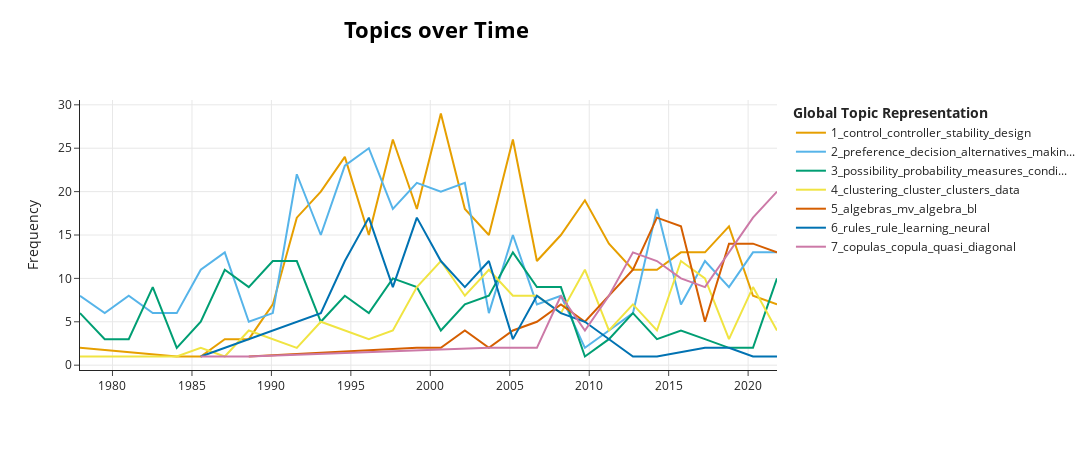

Write notebook code for a chart like this one.
### Code cell
img1 = topic_model.visualize_topics_over_time(topics_over_time, topics=[n+1 for n in range (7)])
img1.show()

file_html_name = "plt\\plt_b_" +  str(nr_bins) + "_t_" + str(top_n_topics) + ".html"
file_png_name = "plt\\plt_b_" +  str(nr_bins) + "_t_" + str(top_n_topics) + ".png"
# img.write_image("test.png")
img1.write_html(file_html_name)
img1.write_image(file_png_name)

### Figure 1 — Plotly figure (JSON) as saved in the notebook; plotly's stock layout.template omitted (floating-point values rounded to 4 significant figures)
{"data": [{"hoverinfo": "text", "hovertext": ["<b>Topic 1</b><br>Words: controller, relay, multilevel, subsequent, adjustment", "<b>Topic 1</b><br>Words: root, motor, square, model, implementation", "<b>Topic 1</b><br>Words: basing, reach, output, desired, neighborhood", "<b>Topic 1</b><br>Words: processes, control, organizing, controller, self", "<b>Topic 1</b><br>Words: refuse, pi, controller, control, linear", "<b>Topic 1</b><br>Words: control, controller, furnace, pad, controllers", "<b>Topic 1</b><br>Words: control, controller, controllers, system, design", "<b>Topic 1</b><br>Words: control, controller, output, controllers, system", "<b>Topic 1</b><br>Words: control, controller, stability, pid, system", "<b>Topic 1</b><br>Words: controller, control, stability, tuning, controllers", "<b>Topic 1</b><br>Words: control, controller, stability, controllers, design", "<b>Topic 1</b><br>Words: control, controller, controllers, stability, pid", "<b>Topic 1</b><br>Words: controller, control, sliding, controllers, stability", "<b>Topic 1</b><br>Words: control, controller, system, stability, systems", "<b>Topic 1</b><br>Words: control, controller, stability, design, system", "<b>Topic 1</b><br>Words: stability, control, controller, delay, systems", "<b>Topic 1</b><br>Words: stability, delay, conditions, controller, control", "<b>Topic 1</b><br>Words: delay, control, controller, stability, time", "<b>Topic 1</b><br>Words: control, delay, controller, design, stability", "<b>Topic 1</b><br>Words: control, stability, delay, controller, time", "<b>Topic 1</b><br>Words: controller, control, nonlinear, system, time", "<b>Topic 1</b><br>Words: control, controller, time, lyapunov, stability", "<b>Topic 1</b><br>Words: control, controller, design, lyapunov, stability", "<b>Topic 1</b><br>Words: control, controller, sampled, design, lyapunov", "<b>Topic 1</b><br>Words: controller, control, systems, stability, design", "<b>Topic 1</b><br>Words: pde, control, delay, filtering, controller", "<b>Topic 1</b><br>Words: stability, controller, control, observer, multirate"], "marker": {"color": "#E69F00"}, "mode": "lines", "name": "1_control_controller_stability_design", "x": ["1977-12-15T10:39:21.600000", "1984-01-17T11:12:00", "1985-07-22T08:00:00", "1987-01-25T04:48:00", "1988-07-30T01:36:00", "1990-02-01T22:24:00", "1991-08-07T19:12:00", "1993-02-09T16:00:00", "1994-08-15T12:48:00", "1996-02-18T09:36:00", "1997-08-23T06:24:00", "1999-02-26T03:12:00", "2000-08-31T00:00:00", "2002-03-05T20:48:00", "2003-09-08T17:36:00", "2005-03-13T14:24:00", "2006-09-16T11:12:00", "2008-03-21T08:00:00", "2009-09-24T04:48:00", "2011-03-30T01:36:00", "2012-10-01T22:24:00", "2014-04-06T19:12:00", "2015-10-10T16:00:00", "2017-04-14T12:48:00", "2018-10-18T09:36:00", "2020-04-22T06:24:00", "2021-10-26T03:12:00"], "y": [2, 1, 1, 3, 3, 7, 17, 20, 24, 15, 26, 18, 29, 18, 15, 26, 12, 15, 19, 14, 11, 11, 13, 13, 16, 8, 7], "type": "scatter"}, {"hoverinfo": "text", "hovertext": ["<b>Topic 2</b><br>Words: decision, alternatives, preference, making, team", "<b>Topic 2</b><br>Words: decision, alternatives, unanimity, group, team", "<b>Topic 2</b><br>Words: preference, decision, relations, leadership, nonfuzzy", "<b>Topic 2</b><br>Words: choice, criteria, consensus, decision, credit", "<b>Topic 2</b><br>Words: alternatives, stresses, preference, criteria, acceptability", "<b>Topic 2</b><br>Words: preference, alternatives, decision, utilities, making", "<b>Topic 2</b><br>Words: decision, preference, alternatives, utility, making", "<b>Topic 2</b><br>Words: alternatives, decision, choices, weights, calculated", "<b>Topic 2</b><br>Words: choice, cim, nondomination, decision, criteria", "<b>Topic 2</b><br>Words: preference, decision, social, making, relations", "<b>Topic 2</b><br>Words: preference, decision, ahp, rationality, alternatives", "<b>Topic 2</b><br>Words: preference, decision, alternatives, relation, choice", "<b>Topic 2</b><br>Words: preference, decision, making, ranking, alternatives", "<b>Topic 2</b><br>Words: preference, decision, alternatives, choice, criteria", "<b>Topic 2</b><br>Words: preference, decision, alternatives, ranking, linguistic", "<b>Topic 2</b><br>Words: preference, decision, alternatives, linguistic, making", "<b>Topic 2</b><br>Words: preference, decision, alternatives, choice, making", "<b>Topic 2</b><br>Words: voter, inexact, majority, benign, outputs", "<b>Topic 2</b><br>Words: preference, transitivity, decision, alternatives, madm", "<b>Topic 2</b><br>Words: preference, decision, reciprocity, herrera, making", "<b>Topic 2</b><br>Words: preference, decision, linguistic, choice, consistency", "<b>Topic 2</b><br>Words: transitivity, rankings, classifier, reciprocal, mutual", "<b>Topic 2</b><br>Words: preference, reciprocal, duplex, alternatives, outranking", "<b>Topic 2</b><br>Words: reciprocal, preference, consensus, relations, consistency", "<b>Topic 2</b><br>Words: preference, decision, reciprocal, consistency, group", "<b>Topic 2</b><br>Words: preference, consistency, reciprocal, pcm, decision", "<b>Topic 2</b><br>Words: consistency, preference, decision, ranking, reciprocal", "<b>Topic 2</b><br>Words: preference, decision, alternatives, consistency, making", "<b>Topic 2</b><br>Words: preference, decision, consistency, reciprocal, alternatives", "<b>Topic 2</b><br>Words: consistency, preference, decision, elicit, inconsistency"], "marker": {"color": "#56B4E9"}, "mode": "lines", "name": "2_preference_decision_alternatives_makin...", "x": ["1977-12-15T10:39:21.600000", "1979-07-06T20:48:00", "1981-01-08T17:36:00", "1982-07-14T14:24:00", "1984-01-17T11:12:00", "1985-07-22T08:00:00", "1987-01-25T04:48:00", "1988-07-30T01:36:00", "1990-02-01T22:24:00", "1991-08-07T19:12:00", "1993-02-09T16:00:00", "1994-08-15T12:48:00", "1996-02-18T09:36:00", "1997-08-23T06:24:00", "1999-02-26T03:12:00", "2000-08-31T00:00:00", "2002-03-05T20:48:00", "2003-09-08T17:36:00", "2005-03-13T14:24:00", "2006-09-16T11:12:00", "2008-03-21T08:00:00", "2009-09-24T04:48:00", "2011-03-30T01:36:00", "2012-10-01T22:24:00", "2014-04-06T19:12:00", "2015-10-10T16:00:00", "2017-04-14T12:48:00", "2018-10-18T09:36:00", "2020-04-22T06:24:00", "2021-10-26T03:12:00"], "y": [8, 6, 8, 6, 6, 11, 13, 5, 6, 22, 15, 23, 25, 18, 21, 20, 21, 6, 15, 7, 8, 2, 4, 6, 18, 7, 12, 9, 13, 13], "type": "scatter"}, {"hoverinfo": "text", "hovertext": ["<b>Topic 3</b><br>Words: possibility, probability, conditional, distribution, theory", "<b>Topic 3</b><br>Words: probability, space, probabilistic, measurable, measure", "<b>Topic 3</b><br>Words: complement, measure, postulate, subsets, event", "<b>Topic 3</b><br>Words: measures, possibility, probability, measure, random", "<b>Topic 3</b><br>Words: subset, probabilistic, probability, hirota, representation", "<b>Topic 3</b><br>Words: probability, possibility, measure, events, conditional", "<b>Topic 3</b><br>Words: possibility, measures, measure, information, distribution", "<b>Topic 3</b><br>Words: possibility, probability, events, measures, theory", "<b>Topic 3</b><br>Words: measures, possibility, probability, measure, complement", "<b>Topic 3</b><br>Words: possibility, probability, measures, events, measure", "<b>Topic 3</b><br>Words: scale, probability, measure, measurable, possibility", "<b>Topic 3</b><br>Words: uncertainty, fcds, possibility, conditional, principles", "<b>Topic 3</b><br>Words: probability, probabilities, theory, events, possibility", "<b>Topic 3</b><br>Words: possibility, probability, measures, measure, conditional", "<b>Topic 3</b><br>Words: possibility, conditioning, measures, conditional, independence", "<b>Topic 3</b><br>Words: ample, probability, belief, possibility, theory", "<b>Topic 3</b><br>Words: possibility, necessity, measures, belief, conditional", "<b>Topic 3</b><br>Words: conditional, possibility, probability, theory, fusion", "<b>Topic 3</b><br>Words: probability, possibility, measures, probabilities, belief", "<b>Topic 3</b><br>Words: possibility, probability, belief, negotiation, sources", "<b>Topic 3</b><br>Words: possibility, probability, conditional, dempster, information", "<b>Topic 3</b><br>Words: agreement, quantity, conflict, belief, prioritized", "<b>Topic 3</b><br>Words: merge, conditional, coherence, coreferent, possibility", "<b>Topic 3</b><br>Words: probability, possibility, fifty, possibilistic, compilation", "<b>Topic 3</b><br>Words: conditional, possibility, implied, strike, volatility", "<b>Topic 3</b><br>Words: conditional, probability, networks, measures, possibility", "<b>Topic 3</b><br>Words: possibility, coherent, conditioning, gambles, probability", "<b>Topic 3</b><br>Words: conflict, possibility, measures, pyt, consistency", "<b>Topic 3</b><br>Words: nl, models, probabilities, possibility, sure", "<b>Topic 3</b><br>Words: possibility, probability, belief, conditional, uncertainty"], "marker": {"color": "#009E73"}, "mode": "lines", "name": "3_possibility_probability_measures_condi...", "x": ["1977-12-15T10:39:21.600000", "1979-07-06T20:48:00", "1981-01-08T17:36:00", "1982-07-14T14:24:00", "1984-01-17T11:12:00", "1985-07-22T08:00:00", "1987-01-25T04:48:00", "1988-07-30T01:36:00", "1990-02-01T22:24:00", "1991-08-07T19:12:00", "1993-02-09T16:00:00", "1994-08-15T12:48:00", "1996-02-18T09:36:00", "1997-08-23T06:24:00", "1999-02-26T03:12:00", "2000-08-31T00:00:00", "2002-03-05T20:48:00", "2003-09-08T17:36:00", "2005-03-13T14:24:00", "2006-09-16T11:12:00", "2008-03-21T08:00:00", "2009-09-24T04:48:00", "2011-03-30T01:36:00", "2012-10-01T22:24:00", "2014-04-06T19:12:00", "2015-10-10T16:00:00", "2017-04-14T12:48:00", "2018-10-18T09:36:00", "2020-04-22T06:24:00", "2021-10-26T03:12:00"], "y": [6, 3, 3, 9, 2, 5, 11, 9, 12, 12, 5, 8, 6, 10, 9, 4, 7, 8, 13, 9, 9, 1, 3, 6, 3, 4, 3, 2, 2, 10], "type": "scatter"}, {"hoverinfo": "text", "hovertext": ["<b>Topic 4</b><br>Words: dunn, ruspini, clustering, presentation, numerous", "<b>Topic 4</b><br>Words: proportion, entry, exponent, validity, clustering", "<b>Topic 4</b><br>Words: clustering, algorithms, geometrical, ellipsoidal, concentrations", "<b>Topic 4</b><br>Words: concluding, run, iris, clustering, inherent", "<b>Topic 4</b><br>Words: groups, discriminant, clustering, ratio, variance", "<b>Topic 4</b><br>Words: recurring, offering, constantly, brought, definite", "<b>Topic 4</b><br>Words: clustering, fidelity, classes, distance, clusters", "<b>Topic 4</b><br>Words: clustering, dunn, isodata, bezdek, hard", "<b>Topic 4</b><br>Words: percentile, cluster, distinguished, clustering, dissimilarity", "<b>Topic 4</b><br>Words: clustering, fcm, algorithm, cluster, ht", "<b>Topic 4</b><br>Words: clustering, traits, imaginative, students, subpopulations", "<b>Topic 4</b><br>Words: clustering, typical, data, value, cluster", "<b>Topic 4</b><br>Words: clustering, means, mixtures, algorithm, directional", "<b>Topic 4</b><br>Words: clustering, cluster, data, center, partition", "<b>Topic 4</b><br>Words: clustering, algorithm, cluster, data, clusters", "<b>Topic 4</b><br>Words: clustering, cluster, fcm, algorithm, clusters", "<b>Topic 4</b><br>Words: clustering, data, clusters, cluster, algorithm", "<b>Topic 4</b><br>Words: clustering, clusters, cluster, algorithm, data", "<b>Topic 4</b><br>Words: clustering, cluster, fkp, algorithm, data", "<b>Topic 4</b><br>Words: clustering, data, means, clusters, algorithm", "<b>Topic 4</b><br>Words: clustering, cluster, clusters, algorithm, dbscan", "<b>Topic 4</b><br>Words: clustering, cluster, consensus, data, algorithm", "<b>Topic 4</b><br>Words: clustering, cluster, clusters, conjecturable, algorithm", "<b>Topic 4</b><br>Words: fjp, clustering, bipartite, algorithm, data", "<b>Topic 4</b><br>Words: clustering, cluster, data, algorithm, clusters", "<b>Topic 4</b><br>Words: clustering, cluster, clusters, data, algorithm", "<b>Topic 4</b><br>Words: clustering, points, peripheral, cluster, central", "<b>Topic 4</b><br>Words: clustering, clusters, data, cluster, medoids", "<b>Topic 4</b><br>Words: clustering, data, clusters, cluster, nodes"], "marker": {"color": "#F0E442"}, "mode": "lines", "name": "4_clustering_cluster_clusters_data", "x": ["1977-12-15T10:39:21.600000", "1981-01-08T17:36:00", "1982-07-14T14:24:00", "1984-01-17T11:12:00", "1985-07-22T08:00:00", "1987-01-25T04:48:00", "1988-07-30T01:36:00", "1990-02-01T22:24:00", "1991-08-07T19:12:00", "1993-02-09T16:00:00", "1994-08-15T12:48:00", "1996-02-18T09:36:00", "1997-08-23T06:24:00", "1999-02-26T03:12:00", "2000-08-31T00:00:00", "2002-03-05T20:48:00", "2003-09-08T17:36:00", "2005-03-13T14:24:00", "2006-09-16T11:12:00", "2008-03-21T08:00:00", "2009-09-24T04:48:00", "2011-03-30T01:36:00", "2012-10-01T22:24:00", "2014-04-06T19:12:00", "2015-10-10T16:00:00", "2017-04-14T12:48:00", "2018-10-18T09:36:00", "2020-04-22T06:24:00", "2021-10-26T03:12:00"], "y": [1, 1, 1, 1, 2, 1, 4, 3, 2, 5, 4, 3, 4, 9, 12, 8, 11, 8, 8, 6, 11, 4, 7, 4, 12, 10, 3, 9, 4], "type": "scatter"}, {"hoverinfo": "text", "hovertext": ["<b>Topic 5</b><br>Words: bz, poset, orthocomplementations, algebras, brouwer", "<b>Topic 5</b><br>Words: bzmvdm, algebra, algebras, mv, observables", "<b>Topic 5</b><br>Words: valuation, effect, faithful, algebra, continuous", "<b>Topic 5</b><br>Words: algebras, modular, bl, heyting, effect", "<b>Topic 5</b><br>Words: algebras, wpbl, weak, negations, algebra", "<b>Topic 5</b><br>Words: filters, effect, algebras, implicative, boolean", "<b>Topic 5</b><br>Words: algebras, bl, effect, pseudo, mv", "<b>Topic 5</b><br>Words: algebras, algebra, mv, residuated, divisible", "<b>Topic 5</b><br>Words: algebras, algebra, filter, filters, pseudo", "<b>Topic 5</b><br>Words: algebras, filters, mtl, mv, state", "<b>Topic 5</b><br>Words: algebras, algebra, mv, bl, mtl", "<b>Topic 5</b><br>Words: algebras, mv, filters, algebra, bl", "<b>Topic 5</b><br>Words: algebras, mv, algebra, bl, derivations", "<b>Topic 5</b><br>Words: algebras, monadic, effect, hyper, algebra", "<b>Topic 5</b><br>Words: algebras, algebra, mv, emv, residuated", "<b>Topic 5</b><br>Words: algebras, mv, bl, algebra, lattice", "<b>Topic 5</b><br>Words: algebras, algebra, mv, perfect, eq"], "marker": {"color": "#D55E00"}, "mode": "lines", "name": "5_algebras_mv_algebra_bl", "x": ["1988-07-30T01:36:00", "1999-02-26T03:12:00", "2000-08-31T00:00:00", "2002-03-05T20:48:00", "2003-09-08T17:36:00", "2005-03-13T14:24:00", "2006-09-16T11:12:00", "2008-03-21T08:00:00", "2009-09-24T04:48:00", "2011-03-30T01:36:00", "2012-10-01T22:24:00", "2014-04-06T19:12:00", "2015-10-10T16:00:00", "2017-04-14T12:48:00", "2018-10-18T09:36:00", "2020-04-22T06:24:00", "2021-10-26T03:12:00"], "y": [1, 2, 2, 4, 2, 4, 5, 7, 5, 8, 11, 17, 16, 5, 14, 14, 13], "type": "scatter"}, {"hoverinfo": "text", "hovertext": ["<b>Topic 6</b><br>Words: subclassifiers, sub, significances, condensed, wherein", "<b>Topic 6</b><br>Words: group, rules, classification, squared, learning", "<b>Topic 6</b><br>Words: rules, neural, classification, fune, neurons", "<b>Topic 6</b><br>Words: learning, falcon, neural, network, rule", "<b>Topic 6</b><br>Words: neural, rules, classification, rule, networks", "<b>Topic 6</b><br>Words: rules, learning, algorithm, rule, genetic", "<b>Topic 6</b><br>Words: learning, rules, neural, rule, algorithm", "<b>Topic 6</b><br>Words: neural, rules, learning, networks, rule", "<b>Topic 6</b><br>Words: learning, rule, evolutionary, rules, models", "<b>Topic 6</b><br>Words: rule, rules, network, genetic, neural", "<b>Topic 6</b><br>Words: fuzzifier, aars, nonsingleton, popfnn, gflc", "<b>Topic 6</b><br>Words: rule, classification, rules, learning, neural", "<b>Topic 6</b><br>Words: classification, rule, learning, neural, networks", "<b>Topic 6</b><br>Words: rule, classification, learning, tm, data", "<b>Topic 6</b><br>Words: surge, storm, lid, tree, thames", "<b>Topic 6</b><br>Words: fbn, learning, proven, deletions, immunity", "<b>Topic 6</b><br>Words: fasp, chi, grns, networks, frbcss", "<b>Topic 6</b><br>Words: activation, neural, models, architecture, output", "<b>Topic 6</b><br>Words: domains, rules, attribute, totally, task", "<b>Topic 6</b><br>Words: descriptions, type, annealing, genetic, heuristics"], "marker": {"color": "#0072B2"}, "mode": "lines", "name": "6_rules_rule_learning_neural", "x": ["1985-07-22T08:00:00", "1991-08-07T19:12:00", "1993-02-09T16:00:00", "1994-08-15T12:48:00", "1996-02-18T09:36:00", "1997-08-23T06:24:00", "1999-02-26T03:12:00", "2000-08-31T00:00:00", "2002-03-05T20:48:00", "2003-09-08T17:36:00", "2005-03-13T14:24:00", "2006-09-16T11:12:00", "2008-03-21T08:00:00", "2009-09-24T04:48:00", "2012-10-01T22:24:00", "2014-04-06T19:12:00", "2017-04-14T12:48:00", "2018-10-18T09:36:00", "2020-04-22T06:24:00", "2021-10-26T03:12:00"], "y": [1, 5, 6, 12, 17, 9, 17, 12, 9, 12, 3, 8, 6, 5, 1, 1, 2, 2, 1, 1], "type": "scatter"}, {"hoverinfo": "text", "hovertext": ["<b>Topic 7</b><br>Words: distributions, ply, gaussian, exact, approximations", "<b>Topic 7</b><br>Words: approximants, distributions, ply, noted, iff", "<b>Topic 7</b><br>Words: menger, copulas, copula, compact, aggregation", "<b>Topic 7</b><br>Words: copulas, semilinear, concavity, cuadras, aug", "<b>Topic 7</b><br>Words: copulas, copula, quasi, flipping, transformations", "<b>Topic 7</b><br>Words: copulas, conic, quasi, copula, irreducible", "<b>Topic 7</b><br>Words: copulas, aggregation, copula, submeasures, flipping", "<b>Topic 7</b><br>Words: copula, copulas, quasi, diagonal, trivariate", "<b>Topic 7</b><br>Words: copulas, copula, diagonal, aggregation, tail", "<b>Topic 7</b><br>Words: copulas, copula, diagonal, tail, dependence", "<b>Topic 7</b><br>Words: copulas, copula, diagonal, transformations, bivariate", "<b>Topic 7</b><br>Words: copulas, copula, capacity, bivariate, diagonal", "<b>Topic 7</b><br>Words: copulas, copula, quasi, rmm, bivariate", "<b>Topic 7</b><br>Words: copulas, copula, multivariate, bivariate, quasi"], "marker": {"color": "#CC79A7"}, "mode": "lines", "name": "7_copulas_copula_quasi_diagonal", "x": ["1985-07-22T08:00:00", "1988-07-30T01:36:00", "2003-09-08T17:36:00", "2006-09-16T11:12:00", "2008-03-21T08:00:00", "2009-09-24T04:48:00", "2011-03-30T01:36:00", "2012-10-01T22:24:00", "2014-04-06T19:12:00", "2015-10-10T16:00:00", "2017-04-14T12:48:00", "2018-10-18T09:36:00", "2020-04-22T06:24:00", "2021-10-26T03:12:00"], "y": [1, 1, 2, 2, 8, 4, 8, 13, 12, 10, 9, 13, 17, 20], "type": "scatter"}], "layout": {"xaxis": {"showgrid": true}, "yaxis": {"showgrid": true, "title": {"text": "Frequency"}}, "title": {"font": {"size": 22, "color": "Black"}, "text": "<b>Topics over Time</b>", "y": 0.95, "x": 0.4, "xanchor": "center", "yanchor": "top"}, "hoverlabel": {"font": {"size": 16, "family": "Rockwell"}, "bgcolor": "white"}, "width": 1250, "height": 450, "legend": {"title": {"text": "<b>Global Topic Representation"}}}}
